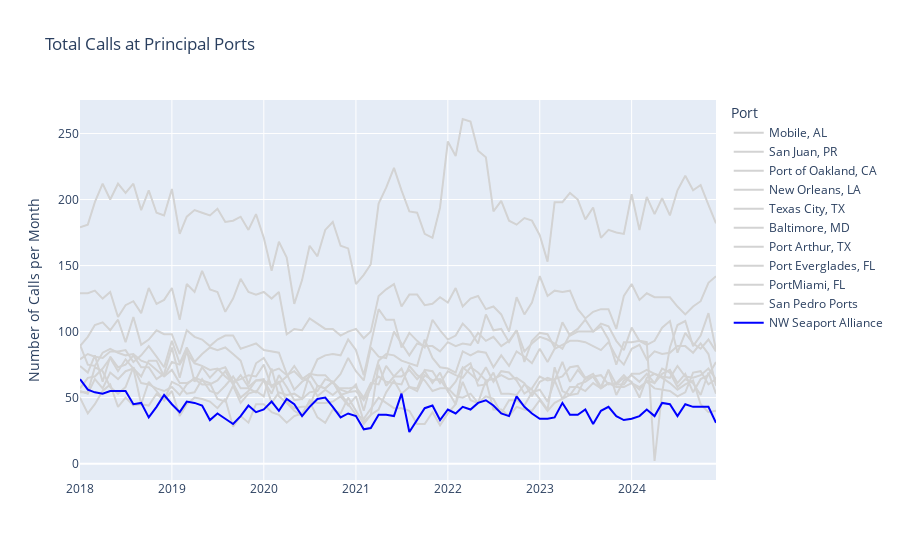

Notebook cell for this chart:
### Markdown cell above
Note filtering on vessel size - consider swap to total volume

### Code cell
plot_line_count(
        df=calls_df, cat_group='port_group', time_col='month',
        y_col='hrs_at_berth', y_col_alias='Number of Calls per Month',
        title='Total Calls at Principal Ports', width=None, height=None,
        labels={'port_group':'Port', 'month':''},
        cat_limit=10, cat_limit_col='hrs_at_berth',
        highlight='NW Seaport Alliance', highlight_color='blue'
    )
